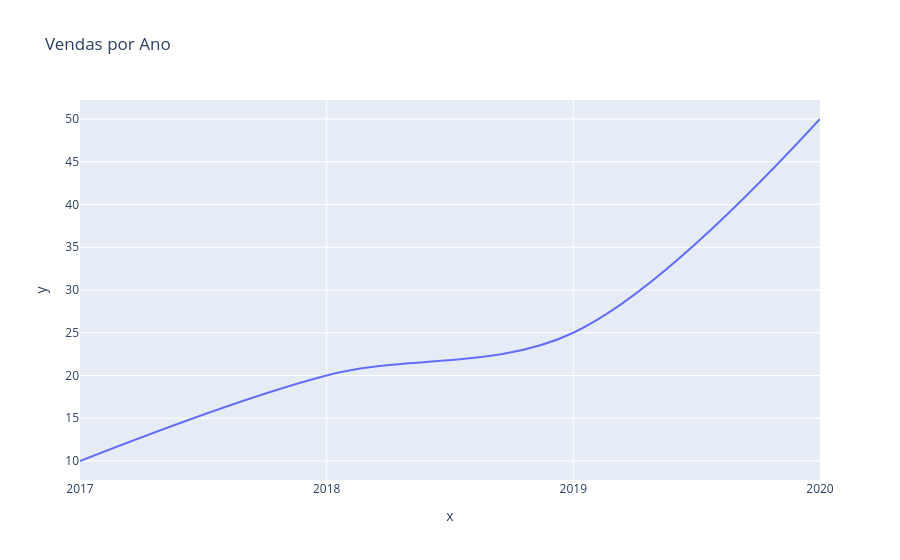

Here is the notebook cell this chart was saved with:
### Code cell
grafico_linha = px.line(x = dados_x, y= dados_y, title = 'Vendas por Ano', line_shape = 'spline')
grafico_linha.show()

### Figure 1 — Plotly figure (JSON) as saved in the notebook; plotly's stock layout.template omitted (floating-point values rounded to 4 significant figures)
{"data": [{"hovertemplate": "x=%{x}<br>y=%{y}<extra></extra>", "legendgroup": "", "line": {"color": "#636efa", "dash": "solid", "shape": "spline"}, "marker": {"symbol": "circle"}, "mode": "lines", "name": "", "orientation": "v", "showlegend": false, "type": "scatter", "x": ["2017", "2018", "2019", "2020"], "xaxis": "x", "y": [10, 20, 25, 50], "yaxis": "y"}], "layout": {"autosize": true, "legend": {"tracegroupgap": 0}, "title": {"text": "Vendas por Ano"}, "xaxis": {"anchor": "y", "autorange": true, "domain": [0, 1], "range": [0, 3], "title": {"text": "x"}, "type": "category"}, "yaxis": {"anchor": "x", "autorange": true, "domain": [0, 1], "range": [7.778, 52.22], "title": {"text": "y"}, "type": "linear"}}}
